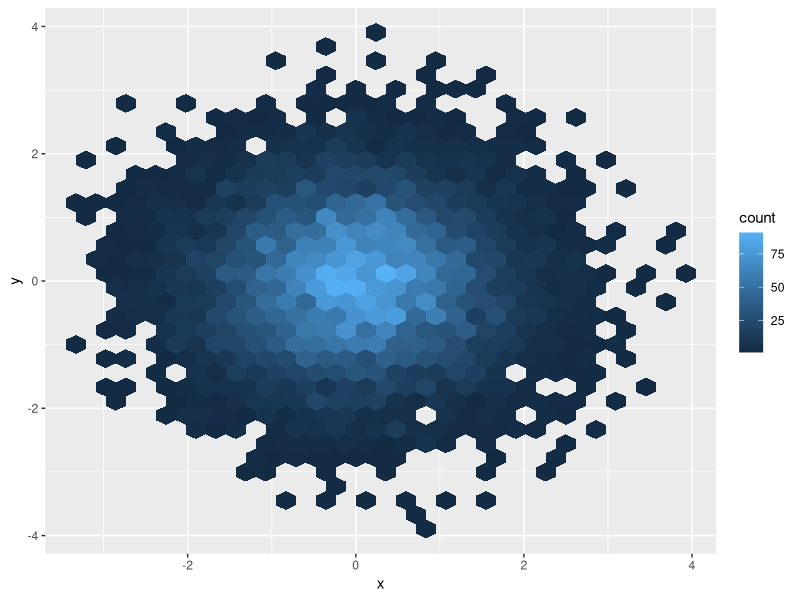

Generate this figure with R:
library(ggplot2)

set.seed(37)

n <- 10000

df <- data.frame(x=rnorm(n), y=rnorm(n))

pdf('normal.pdf')

p <- ggplot(df, aes(x=x, y=y)) + stat_binhex()

print(p)

dev.off()
